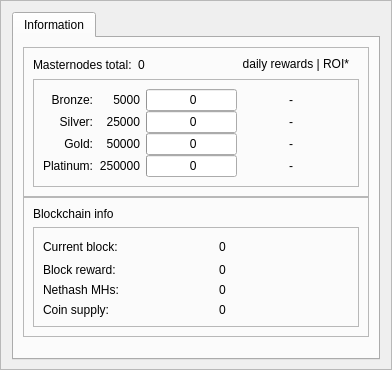
         <widget class="QFrame" name="frame_bottom_1">
          <property name="minimumSize">
           <size>
            <width>355</width>
            <height>100</height>
           </size>
          </property>
          <property name="maximumSize">
           <size>
            <width>16777215</width>
            <height>16777215</height>
           </size>
          </property>
          <property name="frameShape">
           <enum>QFrame::StyledPanel</enum>
          </property>
          <property name="frameShadow">
           <enum>QFrame::Raised</enum>
          </property>
          <layout class="QVBoxLayout" name="verticalLayout_9">
           <property name="bottomMargin">
            <number>9</number>
           </property>
           <item>
            <layout class="QVBoxLayout" name="verticalLayout_7">
             <item>
              <widget class="QTabWidget" name="AdditionalFeatures">
               <property name="currentIndex">
                <number>1</number>
               </property>
               <property name="tabBarAutoHide">
                <bool>false</bool>
               </property>
               <widget class="QWidget" name="TabInformation">
                <attribute name="title">
                 <string>Information</string>
                </attribute>
                 <property name="minimumSize">
                  <size>
                   <width>0</width>
                   <height>200</height>
                  </size>
                 </property>
                <layout class="QVBoxLayout" name="verticalLayout_13">
                 <item>
                  <layout class="QVBoxLayout" name="verticalLayout_11">
                   <property name="spacing">
                    <number>0</number>
                   </property>
                   <item>
                    <layout class="QVBoxLayout" name="verticalLayout_16"/>
                   </item>
                   <item>
                    <widget class="QFrame" name="frameMnInfo">
                     <property name="minimumSize">
                      <size>
                       <width>0</width>
                       <height>100</height>
                      </size>
                     </property>
                     <property name="frameShape">
                      <enum>QFrame::StyledPanel</enum>
                     </property>
                     <property name="frameShadow">
                      <enum>QFrame::Raised</enum>
                     </property>
                     <layout class="QVBoxLayout" name="verticalLayout_17">
                      <item>
                       <layout class="QHBoxLayout" name="horizontalLayout_9">
                        <item>
                         <widget class="QLabel" name="labelMnTotal">
                          <property name="minimumSize">
                           <size>
                            <width>0</width>
                            <height>0</height>
                           </size>
                          </property>
                          <property name="maximumSize">
                           <size>
                            <width>16777215</width>
                            <height>16777215</height>
                           </size>
                          </property>
                          <property name="text">
                           <string>Masternodes total:</string>
                          </property>
                         </widget>
                        </item>
                        <item>
                         <widget class="QLabel" name="labelMnTotal_Value">
                          <property name="text">
                           <string>0</string>
                          </property>
                         </widget>
                        </item>
                        <item>
                         <spacer name="horizontalSpacer_7">
                          <property name="orientation">
                           <enum>Qt::Horizontal</enum>
                          </property>
                          <property name="sizeHint" stdset="0">
                           <size>
                            <width>40</width>
                            <height>16</height>
                           </size>
                          </property>
                         </spacer>
                        </item>
                        <item>
                         <widget class="QLabel" name="labelROI">
                          <property name="minimumSize">
                           <size>
                            <width>0</width>
                            <height>0</height>
                           </size>
                          </property>
                          <property name="maximumSize">
                           <size>
                            <width>16777215</width>
                            <height>16777215</height>
                           </size>
                          </property>
                          <property name="text">
                           <string>daily rewards | ROI*   </string>
                          </property>
                            <property name="alignment">
                                <set>Qt::AlignRight</set>
                            </property>
                         </widget>
                        </item>
                       </layout>
                      </item>
                      <item>
                       <widget class="QFrame" name="frameMnInfoLevels">
                        <property name="minimumSize">
                         <size>
                          <width>0</width>
                          <height>90</height>
                         </size>
                        </property>
                        <property name="frameShape">
                         <enum>QFrame::StyledPanel</enum>
                        </property>
                        <property name="frameShadow">
                         <enum>QFrame::Raised</enum>
                        </property>
                        <layout class="QGridLayout" name="gridLayout_2">
                         <property name="horizontalSpacing">
                          <number>6</number>
                         </property>
                         <property name="verticalSpacing">
                          <number>0</number>
                         </property>
                         <item row="0" column="2">
                          <widget class="QProgressBar" name="graphMN1">
                           <property name="minimumSize">
                            <size>
                             <width>0</width>
                             <height>18</height>
                            </size>
                           </property>
                           <property name="maximumSize">
                            <size>
                             <width>16777215</width>
                             <height>16777215</height>
                            </size>
                           </property>
                           <property name="value">
                            <number>0</number>
                           </property>
                           <property name="format">
                            <string> %v</string>
                           </property>
                          </widget>
                         </item>
                         <item row="1" column="2">
                          <widget class="QProgressBar" name="graphMN2">
                           <property name="minimumSize">
                            <size>
                             <width>0</width>
                             <height>18</height>
                            </size>
                           </property>
                           <property name="maximumSize">
                            <size>
                             <width>16777215</width>
                             <height>16777215</height>
                            </size>
                           </property>
                           <property name="value">
                            <number>0</number>
                           </property>
                           <property name="format">
                            <string> %v</string>
                           </property>
                          </widget>
                         </item>
                         <item row="3" column="2">
                          <widget class="QProgressBar" name="graphMN3">
                           <property name="minimumSize">
                            <size>
                             <width>0</width>
                             <height>18</height>
                            </size>
                           </property>
                           <property name="maximumSize">
                            <size>
                             <width>16777215</width>
                             <height>16777215</height>
                            </size>
                           </property>
                           <property name="value">
                            <number>0</number>
                           </property>
                           <property name="format">
                            <string> %v</string>
                           </property>
                          </widget>
                         </item>
                         <item row="4" column="2">
                          <widget class="QProgressBar" name="graphMN4">
                           <property name="minimumSize">
                            <size>
                             <width>0</width>
                             <height>18</height>
                            </size>
                           </property>
                           <property name="maximumSize">
                            <size>
                             <width>16777215</width>
                             <height>16777215</height>
                            </size>
                           </property>
                           <property name="value">
                            <number>0</number>
                           </property>
                           <property name="format">
                            <string> %v</string>
                           </property>
                          </widget>
                         </item>

                         <item row="0" column="3">
                          <widget class="QLabel" name="roi_11">
                           <property name="minimumSize">
                            <size>
                             <width>50</width>
                             <height>0</height>
                            </size>
                           </property>
                           <property name="maximumSize">
                            <size>
                             <width>16777215</width>
                             <height>16777215</height>
                            </size>
                           </property>
                           <property name="text">
                            <string>-</string>
                           </property>
                            <property name="alignment">
                                <set>Qt::AlignVCenter|Qt::AlignRight</set>
                            </property>
                          </widget>
                         </item>
                         <item row="0" column="4">
                          <widget class="QLabel" name="roi_12">
                           <property name="minimumSize">
                            <size>
                             <width>50</width>
                             <height>0</height>
                            </size>
                           </property>
                           <property name="maximumSize">
                            <size>
                             <width>16777215</width>
                             <height>16777215</height>
                            </size>
                           </property>
                           <property name="text">
                            <string></string>
                           </property>
                            <property name="alignment">
                                <set>Qt::AlignVCenter|Qt::AlignLeft</set>
                            </property>
                          </widget>
                         </item>
                         
                         <item row="1" column="3">
                          <widget class="QLabel" name="roi_21">
                           <property name="minimumSize">
                            <size>
                             <width>50</width>
                             <height>0</height>
                            </size>
                           </property>
                           <property name="maximumSize">
                            <size>
                             <width>16777215</width>
                             <height>16777215</height>
                            </size>
                           </property>
                           <property name="text">
                            <string>-</string>
                           </property>
                            <property name="alignment">
                                <set>Qt::AlignVCenter|Qt::AlignRight</set>
                            </property>
                          </widget>
                         </item>
                         <item row="1" column="4">
                          <widget class="QLabel" name="roi_22">
                           <property name="minimumSize">
                            <size>
                             <width>50</width>
                             <height>0</height>
                            </size>
                           </property>
                           <property name="maximumSize">
                            <size>
                             <width>16777215</width>
                             <height>16777215</height>
                            </size>
                           </property>
                           <property name="text">
                            <string></string>
                           </property>
                            <property name="alignment">
                                <set>Qt::AlignVCenter|Qt::AlignLeft</set>
                            </property>
                          </widget>
                         </item>

                         <item row="3" column="3">
                          <widget class="QLabel" name="roi_31">
                           <property name="minimumSize">
                            <size>
                             <width>50</width>
                             <height>0</height>
                            </size>
                           </property>
                           <property name="maximumSize">
                            <size>
                             <width>16777215</width>
                             <height>16777215</height>
                            </size>
                           </property>
                           <property name="text">
                            <string>-</string>
                           </property>
                            <property name="alignment">
                                <set>Qt::AlignVCenter|Qt::AlignRight</set>
                            </property>
                          </widget>
                         </item>
                         <item row="3" column="4">
                          <widget class="QLabel" name="roi_32">
                           <property name="minimumSize">
                            <size>
                             <width>50</width>
                             <height>0</height>
                            </size>
                           </property>
                           <property name="maximumSize">
                            <size>
                             <width>16777215</width>
                             <height>16777215</height>
                            </size>
                           </property>
                           <property name="text">
                            <string></string>
                           </property>
                            <property name="alignment">
                                <set>Qt::AlignVCenter|Qt::AlignLeft</set>
                            </property>
                          </widget>
                         </item>

                         <item row="4" column="3">
                          <widget class="QLabel" name="roi_41">
                           <property name="minimumSize">
                            <size>
                             <width>50</width>
                             <height>0</height>
                            </size>
                           </property>
                           <property name="maximumSize">
                            <size>
                             <width>16777215</width>
                             <height>16777215</height>
                            </size>
                           </property>
                           <property name="text">
                            <string>-</string>
                           </property>
                            <property name="alignment">
                                <set>Qt::AlignVCenter|Qt::AlignRight</set>
                            </property>
                          </widget>
                         </item>
                         <item row="4" column="4">
                          <widget class="QLabel" name="roi_42">
                           <property name="minimumSize">
                            <size>
                             <width>50</width>
                             <height>0</height>
                            </size>
                           </property>
                           <property name="maximumSize">
                            <size>
                             <width>16777215</width>
                             <height>16777215</height>
                            </size>
                           </property>
                           <property name="text">
                            <string></string>
                           </property>
                            <property name="alignment">
                                <set>Qt::AlignVCenter|Qt::AlignLeft</set>
                            </property>
                          </widget>
                         </item>
                         
                         <item row="0" column="0">
                          <widget class="QLabel" name="label">
                           <property name="minimumSize">
                            <size>
                             <width>0</width>
                             <height>0</height>
                            </size>
                           </property>
                           <property name="maximumSize">
                            <size>
                             <width>16777215</width>
                             <height>16777215</height>
                            </size>
                           </property>
                           <property name="text">
                            <string>Bronze:</string>
                           </property>
                            <property name="alignment">
                                <set>Qt::AlignVCenter|Qt::AlignRight</set>
                            </property>
                          </widget>
                         </item>
                         <item row="1" column="0">
                          <widget class="QLabel" name="label_2">
                           <property name="minimumSize">
                            <size>
                             <width>0</width>
                             <height>0</height>
                            </size>
                           </property>
                           <property name="maximumSize">
                            <size>
                             <width>16777215</width>
                             <height>16777215</height>
                            </size>
                           </property>
                           <property name="text">
                            <string>Silver:</string>
                           </property>
                            <property name="alignment">
                                <set>Qt::AlignVCenter|Qt::AlignRight</set>
                            </property>
                          </widget>
                         </item>
                         <item row="3" column="0">
                          <widget class="QLabel" name="label_3">
                           <property name="minimumSize">
                            <size>
                             <width>0</width>
                             <height>0</height>
                            </size>
                           </property>
                           <property name="maximumSize">
                            <size>
                             <width>16777215</width>
                             <height>16777215</height>
                            </size>
                           </property>
                           <property name="text">
                            <string>Gold:</string>
                           </property>
                            <property name="alignment">
                                <set>Qt::AlignVCenter|Qt::AlignRight</set>
                            </property>
                          </widget>
                         </item>
                         <item row="4" column="0">
                          <widget class="QLabel" name="label_4">
                           <property name="minimumSize">
                            <size>
                             <width>0</width>
                             <height>0</height>
                            </size>
                           </property>
                           <property name="maximumSize">
                            <size>
                             <width>16777215</width>
                             <height>16777215</height>
                            </size>
                           </property>
                           <property name="text">
                            <string>Platinum:</string>
                           </property>
                            <property name="alignment">
                                <set>Qt::AlignVCenter|Qt::AlignRight</set>
                            </property>
                          </widget>
                         </item>

                         <item row="0" column="1">
                          <widget class="QLabel" name="label_lcolat">
                           <property name="text">
                            <string>5000</string>
                           </property>
                            <property name="alignment">
                                <set>Qt::AlignVCenter|Qt::AlignRight</set>
                            </property>
                          </widget>
                         </item>
                         <item row="1" column="1">
                          <widget class="QLabel" name="label_mcolat">
                           <property name="text">
                            <string>25000</string>
                           </property>
                            <property name="alignment">
                                <set>Qt::AlignVCenter|Qt::AlignRight</set>
                            </property>
                          </widget>
                         </item>
                         <item row="3" column="1">
                          <widget class="QLabel" name="label_fcolat">
                           <property name="text">
                            <string>50000</string>
                           </property>
                            <property name="alignment">
                                <set>Qt::AlignVCenter|Qt::AlignRight</set>
                            </property>
                          </widget>
                         </item>
                         <item row="4" column="1">
                          <widget class="QLabel" name="label_pcolat">
                           <property name="text">
                            <string>250000</string>
                           </property>
                            <property name="alignment">
                                <set>Qt::AlignVCenter|Qt::AlignRight</set>
                            </property>
                          </widget>
                         </item>
                        </layout>
                       </widget>
                      </item>
                     </layout>
                    </widget>
                   </item>
                   <item>
                    <widget class="QFrame" name="frameBlockchainInfo">
                     <property name="minimumSize">
                      <size>
                       <width>0</width>
                       <height>130</height>
                      </size>
                     </property>
                     <property name="frameShape">
                      <enum>QFrame::StyledPanel</enum>
                     </property>
                     <property name="frameShadow">
                      <enum>QFrame::Raised</enum>
                     </property>
                     <layout class="QVBoxLayout" name="verticalLayout_18">
                      <item>
                       <widget class="QLabel" name="label_blockchaininfo">
                        <property name="text">
                         <string>Blockchain info</string>
                        </property>
                       </widget>
                      </item>
                      <item>
                       <widget class="QFrame" name="frameBlockchainInfoData">
                        <property name="minimumSize">
                         <size>
                          <width>0</width>
                          <height>0</height>
                         </size>
                        </property>
                        <property name="frameShape">
                         <enum>QFrame::StyledPanel</enum>
                        </property>
                        <property name="frameShadow">
                         <enum>QFrame::Raised</enum>
                        </property>
                        <layout class="QGridLayout" name="gridLayout_3">
                         <property name="verticalSpacing">
                          <number>6</number>
                         </property>
                         <item row="0" column="2">
                          <widget class="QLabel" name="label_CurrentBlock_value">
                           <property name="text">
                            <string>0</string>
                           </property>
                          </widget>
                         </item>
                         <item row="0" column="0">
                          <widget class="QLabel" name="label_CurrentBlock">
                           <property name="minimumSize">
                            <size>
                             <width>0</width>
                             <height>0</height>
                            </size>
                           </property>
                           <property name="maximumSize">
                            <size>
                             <width>16777215</width>
                             <height>16777215</height>
                            </size>
                           </property>
                           <property name="text">
                            <string>Current block:</string>
                           </property>
                          </widget>
                         </item>
                         <item row="1" column="0">
                          <widget class="QLabel" name="label_CurrentBlockReward">
                           <property name="text">
                            <string>Block reward:</string>
                           </property>
                          </widget>
                         </item>
                         <item row="1" column="2">
                          <widget class="QLabel" name="label_CurrentBlockReward_value">
                           <property name="text">
                            <string>0</string>
                           </property>
                          </widget>
                         </item>
                         <item row="2" column="0">
                          <widget class="QLabel" name="label_Nethash">
                           <property name="text">
                            <string>Nethash MHs:</string>
                           </property>
                          </widget>
                         </item>
                         <item row="2" column="2">
                          <widget class="QLabel" name="label_Nethash_value">
                           <property name="text">
                            <string>0</string>
                           </property>
                          </widget>
                         </item>
                         <item row="3" column="0">
                          <widget class="QLabel" name="label_Supply">
                           <property name="text">
                            <string>Coin supply:</string>
                           </property>
                          </widget>
                         </item>
                         <item row="3" column="2">
                          <widget class="QLabel" name="label_Supply_value">
                           <property name="text">
                            <string>0</string>
                           </property>
                          </widget>
                         </item>
                         <item row="0" column="1">
                          <spacer name="horizontalSpacer_6">
                           <property name="orientation">
                            <enum>Qt::Horizontal</enum>
                           </property>
                           <property name="sizeType">
                            <enum>QSizePolicy::Fixed</enum>
                           </property>
                           <property name="sizeHint" stdset="0">
                            <size>
                             <width>40</width>
                             <height>20</height>
                            </size>
                           </property>
                          </spacer>
                         </item>
                        </layout>
                       </widget>
                      </item>
                     </layout>
                    </widget>
                   </item>
                   <item>
                    <spacer name="verticalSpacer_2">
                     <property name="orientation">
                      <enum>Qt::Vertical</enum>
                     </property>
                     <property name="sizeHint" stdset="0">
                      <size>
                       <width>20</width>
                       <height>10</height>
                      </size>
                     </property>
                    </spacer>
                   </item>
                  </layout>
                 </item>
                </layout>
               </widget>
              </widget>
             </item>
            </layout>
           </item>
          </layout>
         </widget>
